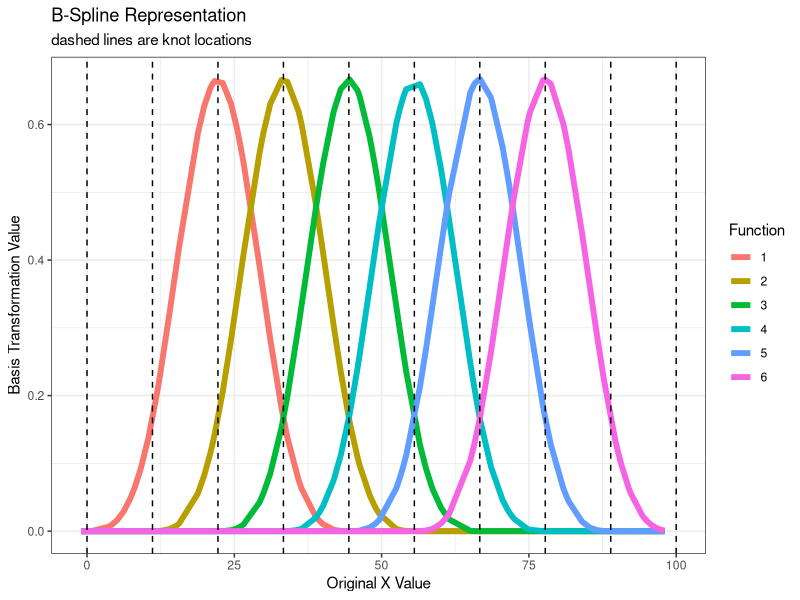

This figure's R source:
## ---- chunk 1
knitr::opts_chunk$set(fig.width = 5, fig.height = 3.2, dpi = 200)
## ---- chunk 2
library(ggplot2)
library(dplyr)
library(tidyr)
x <- 1:100 + rnorm(100)
k <- seq(0, 100, length.out = 10)

print(x)
print(k)

bspline <- function(x, k, i, m = 2){
  ## Evaluate ith B-spline basis function of order m at the
  ## values in x, given knot locations in k
  if(m == -1){
    res <- as.numeric(x < k[i + 1] & x >= k[i])
  } else {
    z0 <- (x - k[i]) / (k[i + m + 2] - k[i + 1])
    z1 <- (k[i + m + 2] - x) / (k[i + m + 2] - k[i + 1])
    res <- z0 * bspline(x, k, i, m - 1) + z1 * bspline(x, k, i + 1, m - 1)
  }
  return(res)
}


spline_basis <- vapply(1:6, function(i, x_ = x, k_ = k) bspline(x = x_, k = k_, i = i), numeric(100))
spline_basis_df <- data.frame(spline_basis, stringsAsFactors = F)
names(spline_basis_df) <- as.character(seq_len(ncol(spline_basis)))
spline_basis_df$X <- x
  
spline_basis_df %>%
  gather(Function, Value, -X) %>%
  ggplot(aes(x = X, y = Value, color = Function)) + 
  geom_line(size = 2) +
  geom_vline(aes(xintercept = loc), data = data_frame(loc = k), linetype = "dashed") +
  ggtitle("B-Spline Representation", "dashed lines are knot locations") +
  theme_bw() +
  xlab("Original X Value") +
  ylab("Basis Transformation Value")
## ---- chunk 3
knitr::kable(head(spline_basis_df), align = "c")
## ---- chunk 4
k <- 6
P <- diff(diag(k), differences = 1)
S <- t(P) %*% P
S
